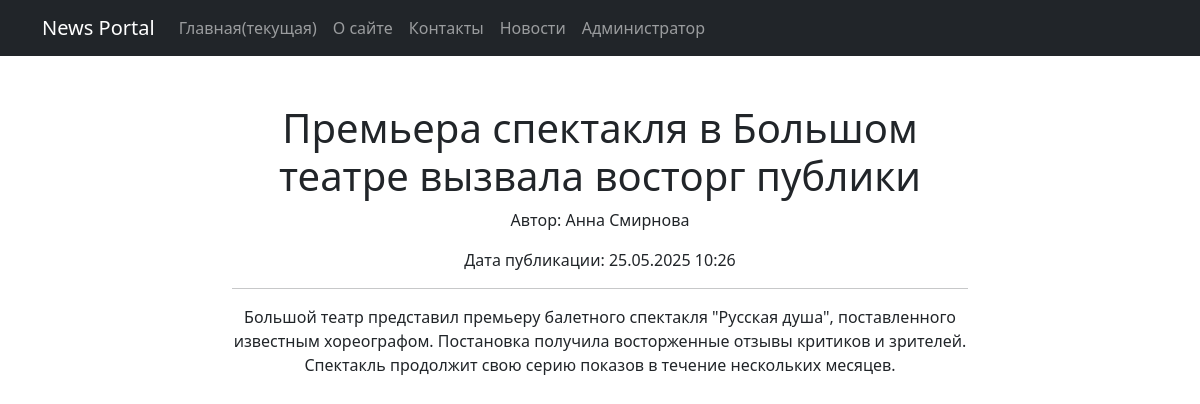
The app's page /news/7/ with its own data.
### News_Portal/models.py (models this page shows, shortened)
class Post(models.Model):
    author = models.ForeignKey(Author, on_delete=models.CASCADE)
    type_choices = [
        ('article', 'Статья'),
        ('news', 'Новость')
    ]
    type = models.CharField(max_length=7, choices=type_choices)
    created_at = models.DateTimeField(auto_now_add=True)
    categories = models.ManyToManyField(Category, through='PostCategory')
    title = models.CharField(max_length=255)
    content = models.TextField()
    rating = models.IntegerField(default=0)

class Author(models.Model):
    user = models.OneToOneField(User, on_delete=models.CASCADE)
    rating = models.IntegerField(default=0)

### News_Portal/views.py (the view)
# urls.py: path('news/<int:pk>/', NewsDetailView.as_view(), name='news_detail'),  # Детали одной новости
class NewsDetailView(DetailView):
    model = Post
    template_name = 'news/news_detail.html'
    context_object_name = 'news_item'

### News_Portal/templates/news/news_detail.html
{% extends 'news/default.html' %}
{% block content %}
<div class="news-detail">
    <h1>{{ news_item.title }}</h1>
    <div class="meta-info">
        <p>Автор: {{ news_item.author.user.username }}</p>
        <p>Дата публикации: {{ news_item.created_at|date:"d.m.Y H:i" }}</p>
    </div>
    <hr/>
    <p>{{ news_item.content }}</p>
</div>
{% endblock %}

### records on screen
Post: title "Премьера спектакля в Большом театре вызвала восторг публики", author.user.username "Анна Смирнова", created_at "25.05.2025 10:26", content "Большой театр представил премьеру балетного спектакля \"Русская душа\", поставленного известным хореографом. Постановка получила восторженные отзывы критиков и зрителей. Спектакль продолжит свою серию показов в течение нескольких месяцев."
